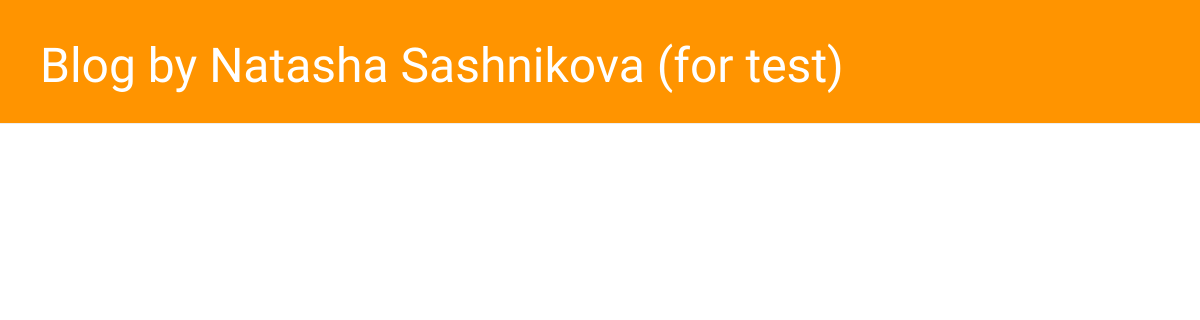
The app's page /, older data.
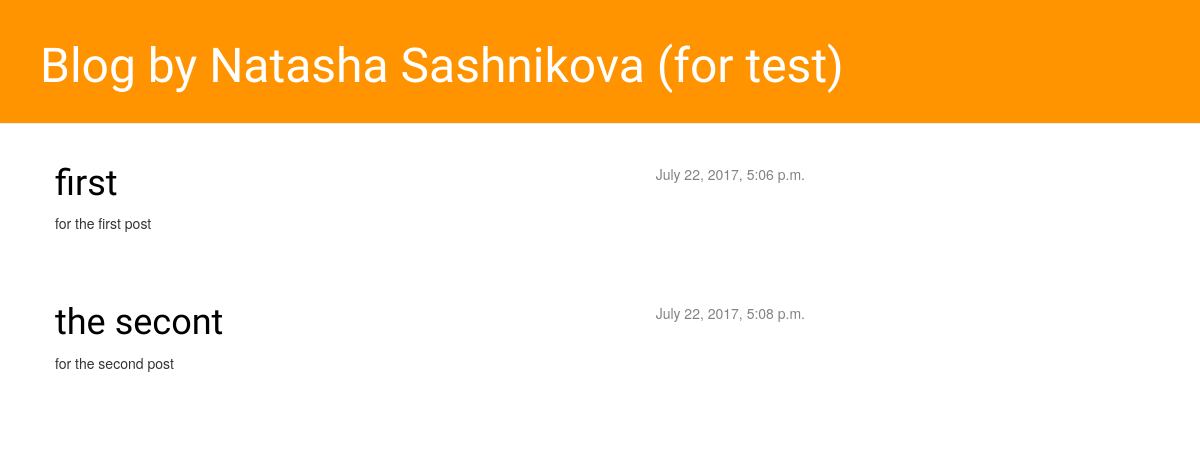
The same page, newer data.
### blog/models.py (models this page shows, shortened)
class Post(models.Model):
    author = models.ForeignKey('auth.User')
    title = models.CharField(max_length=200)
    text = models.TextField()
    created_date = models.DateTimeField(
            default=timezone.now)
    published_date = models.DateTimeField(
            blank=True, null=True)

### blog/views.py (the view)
def post_list(request):
    posts = Post.objects.filter(published_date__lte=timezone.now()).order_by('published_date')
    return render(request, 'blog/post_list.html', {'posts': posts})

### blog/templates/blog/post_list.html (shortened to what this page needs)
{% load staticfiles %}
<html>
    <head>
        <link rel="stylesheet" href="//maxcdn.bootstrapcdn.com/bootstrap/3.2.0/css/bootstrap.min.css">
        <link rel="stylesheet" href="//maxcdn.bootstrapcdn.com/bootstrap/3.2.0/css/bootstrap-theme.min.css">
        <link rel="stylesheet" href="{% static 'css/blog.css' %}">
    </head>
    <body>
        <div class="page-header">
            <h1><a href="/">Blog by Natasha Sashnikova (for test)</a></h1>
        </div>
        <div class="content container">
            <div class="row">
                <div class="col-md-8">
                    {% for post in posts %}
                        <div class="post">
                            <div class="date">
                                {{ post.published_date }}
                            </div>
                            <h1><a href="">{{ post.title }}</a></h1>
                            <p>{{ post.text|linebreaksbr }}</p>
                        </div>
                    {% endfor %}
                </div>
            </div>
        </div>
    </body>
</html>

### blog/static/css/blog.css (style rules this page uses)
.page-header { background-color: #ff9400; margin-top: 0; padding: 20px 20px 20px 40px; }
.page-header h1, .page-header h1 a, .page-header h1 a:visited, .page-header h1 a:active { color: #ffffff; font-size: 36pt; text-decoration: none; }
.content { margin-left: 40px; }
h1, h2, h3, h4 { font-family: 'Lobster', cursive; }
.date { float: right; color: #828282; }
.post { margin-bottom: 70px; }
.post h1 a, .post h1 a:visited { color: #000000; }

Row changes from the older to the newer data that the page shows:
added Post: published_date "July 22, 2017, 5:06 p.m.", title "first", text "for the first post"
added Post: published_date "July 22, 2017, 5:08 p.m.", title "the secont", text "for the second post"
